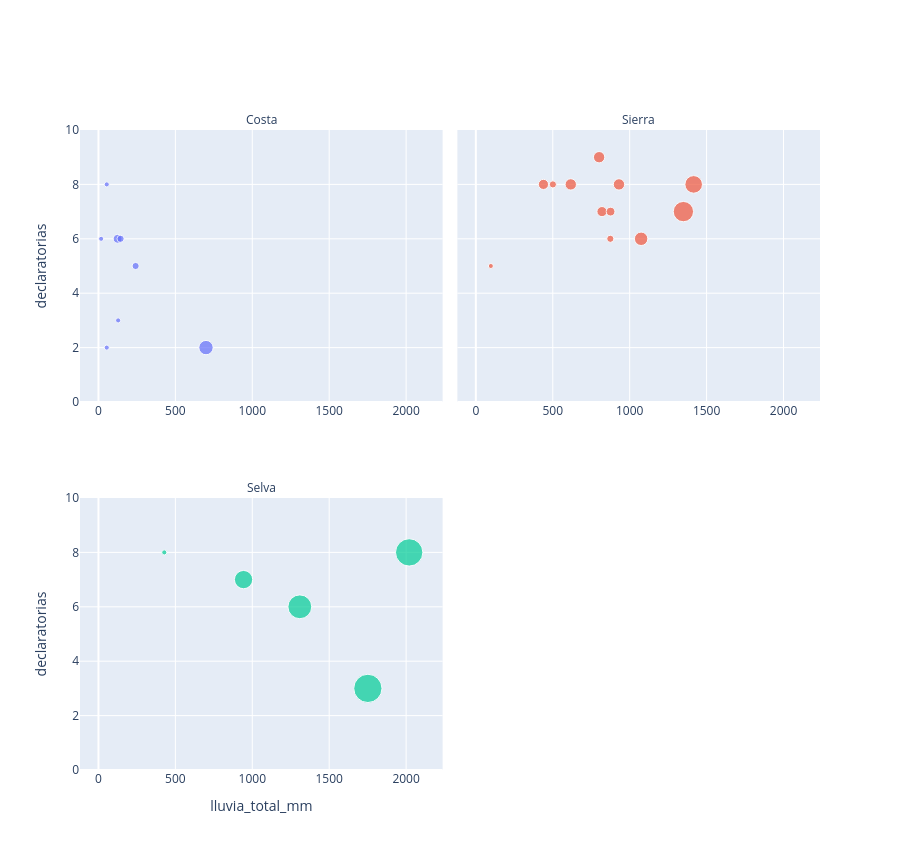

Here is the notebook cell this chart was saved with:
### Markdown cell above
Para el tercer gráfico, la intención es poder profundizar en la idea de que la cantidad de lluvia no necesariamente indica algún peligro o desastre para la zona que lo enfrenta. Dividiendo en regiones naturales, podemos observar mejor cómo los departamentos de la selva (o donde predomina ese terreno) se ven afectadas y se delcaran en emergencia por valores de lluvia total que se concentran en valores altos, mientras que en departamentos de la costa se concentran en valores bajos.

### Code cell
# Región natural de cada departamento
regiones = {
    "Costa": ["Tumbes", "Piura", "Lambayeque", "La Libertad", "Lima", "Callao", "Ica", "Tacna"],
    "Sierra": ["Cajamarca", "Áncash", "Huánuco", "Pasco", "Junín", "Huancavelica",
               "Ayacucho", "Apurímac", "Cusco", "Puno", "Arequipa", "Moquegua"],
    "Selva": ["Amazonas", "San Martín", "Loreto", "Ucayali", "Madre de Dios"],
}
df["region"] = df["departamento"].map({d: r for r, deps in regiones.items() for d in deps})

# Columna solo para el tamaño: +1 para que los departamentos con 0 días no desaparezcan
df["tamano"] = df["dias_lluvia_fuerte"] + 1

fig3 = px.scatter(df,
                  x="lluvia_total_mm",
                  y="declaratorias",
                  facet_col="region",
                  facet_col_wrap=2,
                  facet_row_spacing=0.15,
                  color="region",
                  size="tamano",
                  hover_name="departamento",
                  hover_data={"tamano": False, "dias_lluvia_fuerte": True, "region": False},
                  category_orders={"region": ["Costa", "Sierra", "Selva"]},
                  labels={"dias_lluvia_fuerte": "Días con lluvia fuerte"},
                  height=850)

# Números del eje X también en los gráficos de arriba
fig3.update_xaxes(showticklabels=True)

# "region=Costa" → "Costa" en el título de cada panel
fig3.for_each_annotation(lambda a: a.update(text=a.text.split("=")[1]))
fig3.update_layout(margin=dict(t=130), showlegend=False)
# Eje Y de 0 a 10, de dos en dos
fig3.update_yaxes(range=[0, 10], dtick=2)
fig3.show()

### Figure 1 — Plotly figure (JSON) as saved in the notebook; plotly's stock layout.template omitted (floating-point values rounded to 4 significant figures)
{"data": [{"customdata": [[1, 0, "Costa"], [3, 2, "Costa"], [2, 1, "Costa"], [1, 0, "Costa"], [1, 0, "Costa"], [2, 1, "Costa"], [1, 0, "Costa"], [8, 7, "Costa"]], "hovertemplate": "<b>%{hovertext}</b><br><br>lluvia_total_mm=%{x}<br>declaratorias=%{y}<br>Días con lluvia fuerte=%{customdata[1]}<extra></extra>", "hovertext": ["Callao", "Ica", "La Libertad", "Lambayeque", "Lima", "Piura", "Tacna", "Tumbes"], "legendgroup": "Costa", "marker": {"color": "#636efa", "size": [1, 3, 2, 1, 1, 2, 1, 8], "sizemode": "area", "sizeref": 0.0775, "symbol": "circle"}, "mode": "markers", "name": "Costa", "orientation": "v", "showlegend": true, "type": "scatter", "x": [54.0, 124.3, 143.8, 128.1, 54.0, 241.6, 17.4, 699.1], "xaxis": "x3", "y": [2, 6, 6, 3, 8, 5, 6, 2], "yaxis": "y3"}, {"customdata": [[12, 11, "Sierra"], [4, 3, "Sierra"], [4, 3, "Sierra"], [2, 1, "Sierra"], [3, 2, "Sierra"], [5, 4, "Sierra"], [5, 4, "Sierra"], [5, 4, "Sierra"], [16, 15, "Sierra"], [1, 0, "Sierra"], [2, 1, "Sierra"], [7, 6, "Sierra"]], "hovertemplate": "<b>%{hovertext}</b><br><br>lluvia_total_mm=%{x}<br>declaratorias=%{y}<br>Días con lluvia fuerte=%{customdata[1]}<extra></extra>", "hovertext": ["Áncash", "Apurímac", "Arequipa", "Ayacucho", "Cajamarca", "Cusco", "Huancavelica", "Huánuco", "Junín", "Moquegua", "Pasco", "Puno"], "legendgroup": "Sierra", "marker": {"color": "#EF553B", "size": [12, 4, 4, 2, 3, 5, 5, 5, 16, 1, 2, 7], "sizemode": "area", "sizeref": 0.0775, "symbol": "circle"}, "mode": "markers", "name": "Sierra", "orientation": "v", "showlegend": true, "type": "scatter", "x": [1416.0, 820.0, 439.4, 500.8, 875.7, 801.3, 930.4, 617.0, 1349.0, 97.5, 874.2, 1074.0], "xaxis": "x4", "y": [8, 7, 8, 8, 7, 9, 8, 8, 7, 5, 6, 6], "yaxis": "y4"}, {"customdata": [[1, 0, "Selva"], [29, 28, "Selva"], [31, 30, "Selva"], [13, 12, "Selva"], [22, 21, "Selva"]], "hovertemplate": "<b>%{hovertext}</b><br><br>lluvia_total_mm=%{x}<br>declaratorias=%{y}<br>Días con lluvia fuerte=%{customdata[1]}<extra></extra>", "hovertext": ["Amazonas", "Loreto", "Madre de Dios", "San Martín", "Ucayali"], "legendgroup": "Selva", "marker": {"color": "#00cc96", "size": [1, 29, 31, 13, 22], "sizemode": "area", "sizeref": 0.0775, "symbol": "circle"}, "mode": "markers", "name": "Selva", "orientation": "v", "showlegend": true, "type": "scatter", "x": [427.9, 2020.0, 1751.0, 943.3, 1309.0], "xaxis": "x", "y": [8, 8, 3, 7, 6], "yaxis": "y"}], "layout": {"annotations": [{"font": {}, "showarrow": false, "text": "Selva", "x": 0.245, "xanchor": "center", "xref": "paper", "y": 0.425, "yanchor": "bottom", "yref": "paper"}, {"font": {}, "showarrow": false, "text": "Costa", "x": 0.245, "xanchor": "center", "xref": "paper", "y": 1, "yanchor": "bottom", "yref": "paper"}, {"font": {}, "showarrow": false, "text": "Sierra", "x": 0.755, "xanchor": "center", "xref": "paper", "y": 1, "yanchor": "bottom", "yref": "paper"}], "height": 850, "legend": {"itemsizing": "constant", "title": {"text": "region"}, "tracegroupgap": 0}, "margin": {"t": 130}, "showlegend": false, "xaxis": {"anchor": "y", "domain": [0, 0.49], "showticklabels": true, "title": {"text": "lluvia_total_mm"}}, "xaxis2": {"anchor": "y2", "domain": [0.51, 1], "matches": "x", "showticklabels": true, "title": {"text": "lluvia_total_mm"}}, "xaxis3": {"anchor": "y3", "domain": [0, 0.49], "matches": "x", "showticklabels": true}, "xaxis4": {"anchor": "y4", "domain": [0.51, 1], "matches": "x", "showticklabels": true}, "yaxis": {"anchor": "x", "domain": [0, 0.425], "dtick": 2, "range": [0, 10], "title": {"text": "declaratorias"}}, "yaxis2": {"anchor": "x2", "domain": [0, 0.425], "dtick": 2, "matches": "y", "range": [0, 10], "showticklabels": false}, "yaxis3": {"anchor": "x3", "domain": [0.575, 1], "dtick": 2, "matches": "y", "range": [0, 10], "title": {"text": "declaratorias"}}, "yaxis4": {"anchor": "x4", "domain": [0.575, 1], "dtick": 2, "matches": "y", "range": [0, 10], "showticklabels": false}}}
